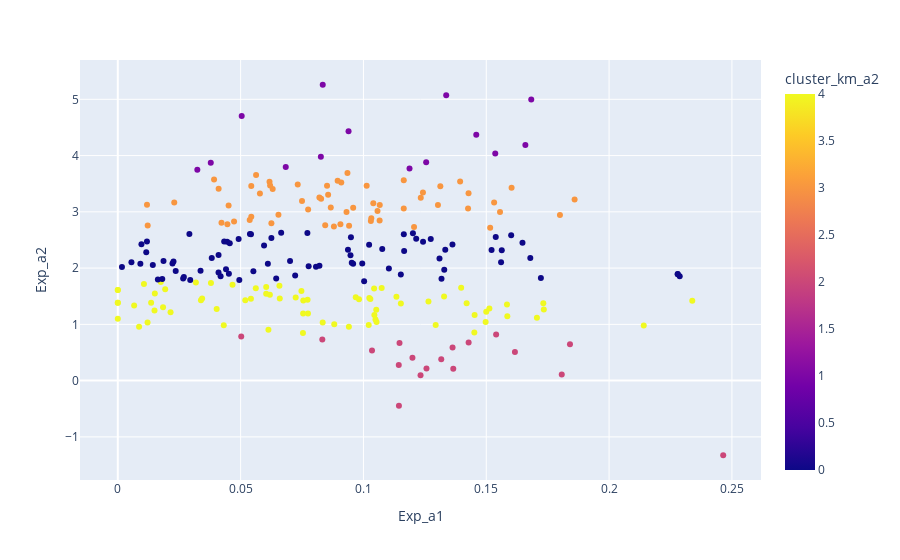

Notebook source saved alongside this figure:
### Code cell
fig = px.scatter(cluster_exp, x="Exp_a1", y="Exp_a2", color="cluster_km_a2")
fig.show()

### Figure 1 — Plotly figure (JSON) as saved in the notebook; plotly's stock layout.template omitted (floating-point values rounded to 4 significant figures; data arrays with more than 128 entries replaced by an {"elided": "..."} marker saying what was removed)
{"data": [{"hovertemplate": "Exp_a1=%{x}<br>Exp_a2=%{y}<br>cluster_km_a2=%{marker.color}<extra></extra>", "legendgroup": "", "marker": {"color": {"elided": "239 int values"}, "coloraxis": "coloraxis", "symbol": "circle"}, "mode": "markers", "name": "", "orientation": "v", "showlegend": false, "type": "scatter", "x": {"elided": "239 float values"}, "xaxis": "x", "y": {"elided": "239 float values"}, "yaxis": "y"}], "layout": {"coloraxis": {"colorbar": {"title": {"text": "cluster_km_a2"}}, "colorscale": [[0, "#0d0887"], [0.1111, "#46039f"], [0.2222, "#7201a8"], [0.3333, "#9c179e"], [0.4444, "#bd3786"], [0.5556, "#d8576b"], [0.6667, "#ed7953"], [0.7778, "#fb9f3a"], [0.8889, "#fdca26"], [1, "#f0f921"]]}, "legend": {"tracegroupgap": 0}, "margin": {"t": 60}, "xaxis": {"anchor": "y", "domain": [0, 1], "title": {"text": "Exp_a1"}}, "yaxis": {"anchor": "x", "domain": [0, 1], "title": {"text": "Exp_a2"}}}}
